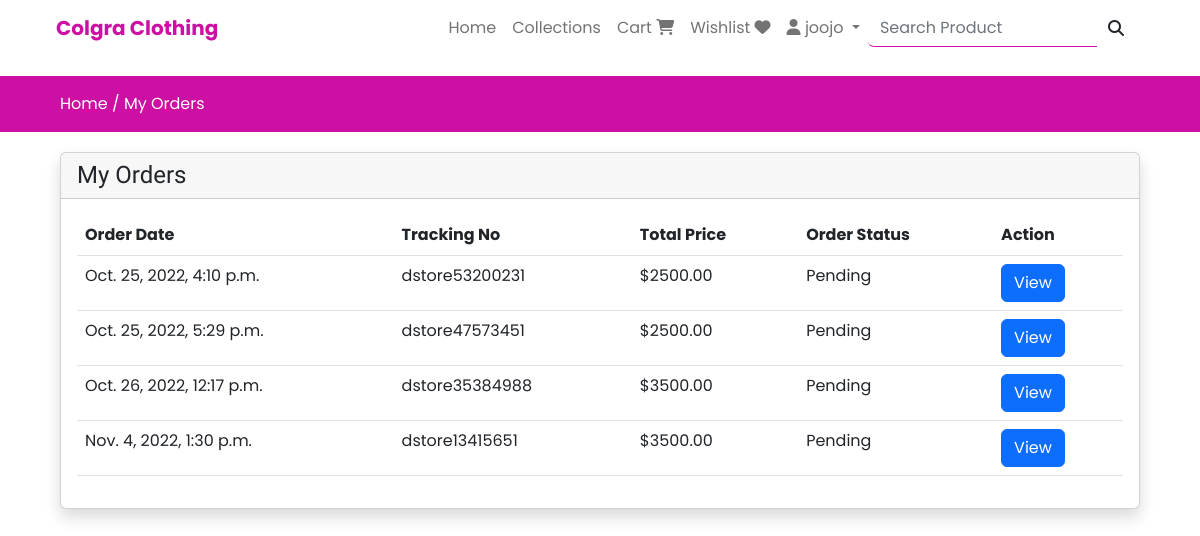
Page /my-orders (signed in) on the committed database.
### store/models.py (models this page shows, shortened)
class CustomUser(AbstractUser):
    first_name = models.CharField(max_length=250, null=False, blank=False)
    last_name = models.CharField(max_length=250, null=False, blank=False)
    email = models.EmailField(max_length=250, null=False, blank=False)
    password1 = models.CharField(max_length=250, null=False, blank=False)
    password2 = models.CharField(max_length=250, null=False, blank=False)
    phone_number = models.PositiveIntegerField(null=True, blank=False)

class Order(models.Model):
    user = models.ForeignKey(CustomUser, on_delete=models.CASCADE)
    fname = models.CharField(max_length=150, null=False)
    lname = models.CharField(max_length=150, null=False)
    email = models.EmailField(max_length=150, null=False)
    phone = models.PositiveIntegerField(null=False)
    address = models.TextField(null=False)
    city = models.CharField(max_length=150, null=False)
    state = models.CharField(max_length=150, null=False)
    country = models.CharField(max_length=150, null=False)
    pincode = models.CharField(max_length=150, null=False)
    total_price = models.FloatField(null=False)
    payment_mode = models.CharField(max_length=150, null=False)
    payment_id = models.CharField(max_length=250, null=True)
    order_statuses = (
        ('Pending', 'Pending'),
        ('Out for Shipping', 'Out for Shipping'),
        ('Completed', 'Completed')
    )
    status = models.CharField(max_length=50, choices=order_statuses, default="Pending")
    message = models.TextField(null=True)
    tracking_number = models.CharField(max_length=150, null=True)
    created_at = models.DateTimeField(auto_now_add=True)
    updated_at = models.DateTimeField(auto_now=True)

### store/orders/orderviews.py (the view)
# urls.py: path('my-orders', orderviews.index, name='orders'),
def index(request):
    orders = models.Order.objects.filter(user=request.user)
    context = {'orders':orders}
    return render(request, 'store/layouts/order-page.html', context)

### store/templates/store/layouts/order-page.html
{% extends 'store/layouts/base.html' %}
{% block content %}
<div class="py-3" style="background-color: #ce0fa4; margin: 20px 0">
    <div style="color:white;" class="my-container">
    <a style="color:white;" href="{% url 'home' %}">Home /</a>
    <a style="color:white;" href="{% url 'orders' %}"> My Orders</a>
    </div>
</div>
<div class="my-container mt-3">
    <div class="row">
        <div class="col-md-12">
            <div class="card shadow">
                <div class="card-header">
                    <h4 class="mb-0" >My Orders</h2>
                </div>
                <div class="card-body">
                    <table class="table">
                        <thead>
                            <tr>
                                <th>Order Date</th>
                                <th>Tracking No</th>
                                <th>Total Price</th>
                                <th>Order Status</th>
                                <th>Action</th>
                            </tr>
                        </thead>
                        <tbody>
                            {% for item in orders %}
                                <tr>
                                    <td>{{item.created_at}}</td>
                                    <td>{{item.tracking_number}}</td>
                                    <td>${{item.total_price|floatformat:2}}</td>
                                    <td>{{item.status}}</td>
                                    <td>
                                        <a class="btn btn-primary" href="{% url 'view_order' item.tracking_number%}">View</a>
                                    </td>
                                </tr>
                            {% endfor %}
                        </tbody>
                    </table>
                </div>
            </div>
        </div>
    </div>
</div>
{% endblock content %}

### store/templates/store/inc/navbar.html (shortened to what this page needs)
<nav class="navbar navbar-expand-lg navbar-light px-sm-2">
        <div class="container-fluid px-lg-5 px-md-4 px-sm-4">
          <a style="color: #CE0FA4" class="navbar-brand" href="{% url 'home'%}"><b>Colgra Clothing</b></a>
      <div class="collapse navbar-collapse mx-2" id="navbarNav">
        <ul class="navbar-nav ms-auto">
          <li class="nav-item">
            <a class="nav-link {% if request.resolver_match.url_name == 'home' %}active fw-bold{% endif %}" aria-current="page" href="{% url 'home'%}">Home</a>
          </li>
          <li class="nav-item">
            <a class="nav-link {% if request.resolver_match.url_name == 'collections' %}active fw-bold{% endif %}" href="{% url 'collections' %}">Collections</a>
          </li>
          <li><a class="nav-link {% if request.resolver_match.url_name == 'cart' %}active fw-bold{% endif %}" href="{% url 'cart' %}">Cart <i class="fa-solid fa-cart-shopping"></i></a></li>
            <li><a class="nav-link {% if request.resolver_match.url_name == 'wishlist' %}active fw-bold{% endif %}" href="{% url 'wishlist' %}">Wishlist <i class="fa-solid fa-heart"></i></a></li>
          {% if request.user.is_authenticated %}
          <li class="nav-item dropdown">
            <a class="nav-link dropdown-toggle" href="#" id="navbarDropdownMenuLink" role="button" data-bs-toggle="dropdown" aria-expanded="false">
              <i class="fa-solid fa-user"></i> {{request.user.username|truncatechars:5}}
            </a>
          </li>
          {% endif %}
        </ul>
        <div class="search-bar">
          <form action="{% url 'search-product' %}" method="post">
          <div class="input-group">
            <input style="background-color:transparent; border:none; border-bottom: 1px solid #CE0FA4; box-shadow: none;" required name="prod_search" type="search" class="form-control search_input" id ="search-product" placeholder="Search Product">
            <button style="background-color:transparent; border:none; " type="submit" class="input-group-text"> <i class="fa fa-search"></i> </button>
          </div>
        </form>
        </div>
      </div>
    </div>
  </nav>

### static/css/custom.css (style rules this page uses)
.my-container { padding-left: 60px; padding-right: 60px; }
.search-bar { width: 30% !important; }

### store/templates/store/layouts/base.html (style rules this page uses)
a { text-decoration:none; }
body { font-family: 'Poppins', sans-serif; }
h1,h2,h3,h4,h5 { font-family: 'Nuosu SIL', serif; }

### rows in the picture
CustomUser: user.username "joojo"
Order: created_at "Oct. 25, 2022, 4:10 p.m.", tracking_number "dstore53200231", total_price "2500.00", status "Pending"
Order: created_at "Oct. 25, 2022, 5:29 p.m.", tracking_number "dstore47573451", total_price "2500.00", status "Pending"
Order: created_at "Oct. 26, 2022, 12:17 p.m.", tracking_number "dstore35384988", total_price "3500.00", status "Pending"
Order: created_at "Nov. 4, 2022, 1:30 p.m.", tracking_number "dstore13415651", total_price "3500.00", status "Pending"
